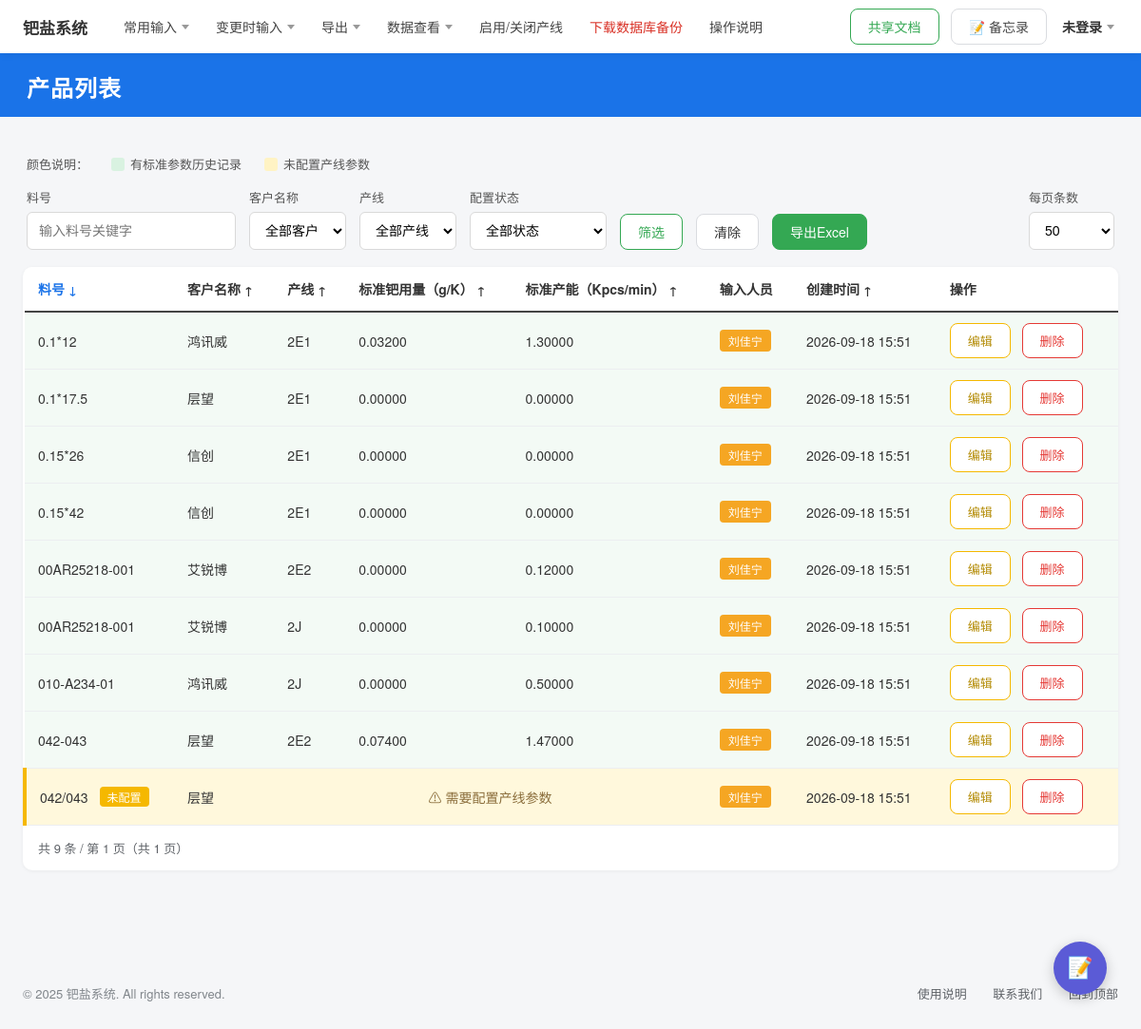
Screenshot of /products/ with the database file from the repository.
### palladium/models.py (models this page shows, shortened)
class Product(models.Model):
    part_no = models.CharField('料号', max_length=50, unique=True)
    customer = models.ForeignKey(
        Customer, on_delete=models.SET_NULL,
        null=True, blank=True, related_name='products', verbose_name='客户',
    )
    created_by = models.ForeignKey(
        settings.AUTH_USER_MODEL, on_delete=models.SET_NULL,
        null=True, blank=True, related_name='products', verbose_name='创建人',
    )
    created_at = models.DateTimeField('创建时间', auto_now_add=True)
    class Meta:
        ordering = ['-id']
        verbose_name = '产品料号'
        verbose_name_plural = '产品料号'

class Customer(models.Model):
    name = models.CharField('客户名称', max_length=100, unique=True)
    created_at = models.DateTimeField('创建时间', auto_now_add=True)
    class Meta:
        ordering = ['name']
        verbose_name = '客户'
        verbose_name_plural = '客户'

class ProductionLine(models.Model):
    name = models.CharField('产线名称', max_length=50)
    line_no = models.CharField('产线编号', max_length=50, blank=True, default='')
    floor = models.CharField('车间楼层', max_length=20, blank=True, default='')
    plating_type = models.ForeignKey(
        PlatingType, on_delete=models.SET_NULL,
        null=True, blank=True, related_name='lines', verbose_name='镀种',
    )
    is_active = models.BooleanField('是否启用', default=True)
    sort_order = models.IntegerField('排序', default=0)
    created_by = models.ForeignKey(
        settings.AUTH_USER_MODEL, on_delete=models.SET_NULL,
        null=True, blank=True, related_name='production_lines', verbose_name='创建人',
    )
    created_at = models.DateTimeField('创建时间', auto_now_add=True)
    class Meta:
        ordering = ['sort_order', 'id']
        verbose_name = '产线'
        verbose_name_plural = '产线'

### palladium/views.py (the view, shortened to what this page needs)
# urls.py: path('products/', views.product_list, name='product_list'),
def product_list(request):
    q = (request.GET.get('q') or '').strip()
    customer_id = request.GET.get('customer') or ''
    line_id = request.GET.get('line') or ''
    status = request.GET.get('status') or ''      # '' | configured | unconfigured
    sort = request.GET.get('sort') or 'part_no'
    direction = request.GET.get('dir') or 'asc'
    try:
        page_size = int(request.GET.get('page_size') or 50)
    except ValueError:
        page_size = 50
    page_size = min(max(page_size, 10), 200)
    page_no = max(int(request.GET.get('page') or 1), 1)
    products = Product.objects.select_related(
        'customer', 'created_by',
    ).prefetch_related('line_configs__line', 'param_histories')
    if q:
        products = products.filter(part_no__icontains=q)
    if customer_id.isdigit():
        products = products.filter(customer_id=int(customer_id))
    rows = []
    for p in products:
        configs = list(p.line_configs.all())
        has_history = len(p.param_histories.all()) > 0
        creator = p.created_by.username if p.created_by else ''
        chip = sum(map(ord, creator)) % 4 if creator else None
        if status == 'unconfigured' and configs:
            continue
        if status == 'configured' and not configs:
            continue
        if not configs:
            rows.append({
                'product_id': p.id, 'part_no': p.part_no,
                'customer_name': p.customer.name if p.customer else '',
                'config_id': None, 'line_id': None, 'line_name': '',
                'gold': '', 'capacity': '',
                'creator': creator, 'chip': chip, 'created_at': p.created_at,
                'has_history': has_history, 'unconfigured': True,
            })
            continue
        for c in configs:
            rows.append({
                'product_id': p.id, 'part_no': p.part_no,
                'customer_name': p.customer.name if p.customer else '',
                'config_id': c.id, 'line_id': c.line_id,
                'line_name': c.line.name,
                'gold': _fmt_num(c.std_gold_usage),
                'capacity': _fmt_num(c.std_capacity),
                'creator': creator, 'chip': chip, 'created_at': p.created_at,
                'has_history': has_history, 'unconfigured': False,
            })
    if line_id.isdigit():
        rows = [r for r in rows if r['line_id'] == int(line_id)]
    def _num(v):
        try:
            return float(v)
        except (TypeError, ValueError):
            return float('-inf') if v in ('', None) else 0
    sort_keys = {
        'part_no': lambda r: r['part_no'],
        'customer': lambda r: r['customer_name'],
        'line': lambda r: r['line_name'],
        'gold': lambda r: _num(r['gold']),
        'capacity': lambda r: _num(r['capacity']),
        'created_at': lambda r: r['created_at'],
    }
    rows.sort(key=sort_keys.get(sort, sort_keys['part_no']),
              reverse=(direction == 'desc'))
    def list_url(overrides):
        params = request.GET.copy()
        for k, v in overrides.items():
            if v is None:
                params.pop(k, None)
            else:
                params[k] = v
        qs = params.urlencode()
        return request.path + ('?' + qs if qs else '')
    sort_urls = {}
    for field in sort_keys:
        next_dir = 'desc' if (sort == field and direction == 'asc') else 'asc'
        sort_urls[field] = list_url({'sort': field, 'dir': next_dir, 'page': None})
    export_url = list_url({'export': '1'})
    clear_url = request.path
    paginator = Paginator(rows, page_size)
    page = paginator.get_page(page_no)
    def page_url(num):
        return list_url({'page': num})
    context = {
        'page_title': '料号列表',
        'customers': Customer.objects.all(),
        'lines': ProductionLine.objects.filter(is_active=True),
        'page_sizes': [10, 20, 50, 100],
        'q': q, 'customer_id': customer_id, 'line_id': line_id,
        'status': status, 'sort': sort, 'direction': direction,
        'page_size': page_size,
        'page_obj': page,
        'sort_urls': sort_urls,
        'export_url': export_url,
        'clear_url': clear_url,
        'page_size_url': list_url({'page': None}),
        'prev_url': page_url(page.previous_page_number()) if page.has_previous() else '',
        'next_url': page_url(page.next_page_number()) if page.has_next() else '',
    }
    return render(request, 'palladium/product_list.html', context)

### palladium/views.py (called while the page is built)
def _fmt_num(value, digits=5):
    try:
        return f'{float(value):.{digits}f}'
    except (TypeError, ValueError):
        return value or ''

### templates/palladium/product_list.html (shortened to what this page needs)
{% extends 'base.html' %}
{% load static %}
{% block extra_css %}
<link rel="stylesheet" href="{% static 'css/page-form.css' %}">
{% endblock %}
{% block page_body %}
<div class="page-banner">
    <h1>产品列表</h1>
</div>
<main class="content form-page" style="max-width:100%;">
    <div class="legend">
        <span>颜色说明：</span>
        <span><span class="swatch swatch-green"></span>有标准参数历史记录</span>
        <span><span class="swatch swatch-yellow"></span>未配置产线参数</span>
    </div>
    <form method="get" class="list-toolbar" id="filterForm">
        <div class="tool-item">
            <label>料号</label>
            <input type="text" name="q" value="{{ q }}" placeholder="输入料号关键字">
        </div>
        <div class="tool-item">
            <label>客户名称</label>
            <select name="customer">
                <option value="">全部客户</option>
            </select>
        </div>
        <div class="tool-item">
            <label>产线</label>
            <select name="line">
                <option value="">全部产线</option>
            </select>
        </div>
        <div class="tool-item">
            <label>配置状态</label>
            <select name="status">
                <option value="">全部状态</option>
            </select>
        </div>
        <button type="submit" class="btn btn-outline-green">筛选</button>
        <a class="btn" href="{{ clear_url }}">清除</a>
        <a class="btn btn-green" href="{{ export_url }}">导出Excel</a>
        <div class="tool-item tool-right">
            <label>每页条数</label>
            <select name="page_size" onchange="document.getElementById('filterForm').submit()">
                {% for size in page_sizes %}
                <option value="{{ size }}" {% if page_size == size %}selected{% endif %}>{{ size }}</option>
                {% endfor %}
            </select>
        </div>
    </form>
    <div class="table-wrap">
        <table class="list-table">
            <thead>
            <tr>
                {% with su=sort_urls.part_no %}
                <th><a href="{{ su }}" class="{% if sort == 'part_no' %}sorted{% endif %}">料号 <span class="arrow">{% if sort == 'part_no' %}{{ direction|yesno:"↓,↑" }}{% else %}↑{% endif %}</span></a></th>
                {% endwith %}
                <th><a href="{{ sort_urls.customer }}" class="{% if sort == 'customer' %}sorted{% endif %}">客户名称 <span class="arrow">{% if sort == 'customer' %}{{ direction|yesno:"↓,↑" }}{% else %}↑{% endif %}</span></a></th>
                <th><a href="{{ sort_urls.line }}" class="{% if sort == 'line' %}sorted{% endif %}">产线 <span class="arrow">{% if sort == 'line' %}{{ direction|yesno:"↓,↑" }}{% else %}↑{% endif %}</span></a></th>
                <th><a href="{{ sort_urls.gold }}" class="{% if sort == 'gold' %}sorted{% endif %}">标准钯用量（g/K） <span class="arrow">{% if sort == 'gold' %}{{ direction|yesno:"↓,↑" }}{% else %}↑{% endif %}</span></a></th>
                <th><a href="{{ sort_urls.capacity }}" class="{% if sort == 'capacity' %}sorted{% endif %}">标准产能（Kpcs/min） <span class="arrow">{% if sort == 'capacity' %}{{ direction|yesno:"↓,↑" }}{% else %}↑{% endif %}</span></a></th>
                <th>输入人员</th>
                <th><a href="{{ sort_urls.created_at }}" class="{% if sort == 'created_at' %}sorted{% endif %}">创建时间 <span class="arrow">{% if sort == 'created_at' %}{{ direction|yesno:"↓,↑" }}{% else %}↑{% endif %}</span></a></th>
                <th>操作</th>
            </tr>
            </thead>
            <tbody>
                {% for r in page_obj %}
                <tr class="{% if r.unconfigured %}row-unconfigured{% elif r.has_history %}row-history{% endif %}">
                    <td>
                        {{ r.part_no }}
                        {% if r.unconfigured %}<span class="badge-unset">未配置</span>{% endif %}
                    </td>
                    <td>{{ r.customer_name }}</td>
                    {% if r.unconfigured %}
                    <td colspan="3" class="warning-cell">⚠ 需要配置产线参数</td>
                    {% else %}
                    <td>{{ r.line_name }}</td>
                    <td>{{ r.gold }}</td>
                    <td>{{ r.capacity }}</td>
                    {% endif %}
                    <td>{% if r.creator %}<span class="chip chip-{{ r.chip }}">{{ r.creator }}</span>{% else %}—{% endif %}</td>
                    <td>{{ r.created_at|date:'Y-m-d H:i' }}</td>
                    <td class="action-cell">
                        <a class="btn btn-yellow-outline btn-sm" href="{% url 'palladium:product_edit' r.product_id %}">编辑</a>
                        <form method="post" action="{% url 'palladium:product_delete' r.product_id %}" class="inline-form"
                              data-confirm="{% if r.unconfigured %}确认删除料号 {{ r.part_no }}？{% else %}确认删除料号 {{ r.part_no }} 的产线 {{ r.line_name }} 配置？{% endif %}">
                            <button type="submit" class="btn btn-red-outline btn-sm">删除</button>
                        </form>
                    </td>
                </tr>
                {% empty %}
                <tr><td colspan="8" class="empty-cell">暂无数据</td></tr>
                {% endfor %}
            </tbody>
        </table>
        <div class="pagination">
            <span>共 {{ page_obj.paginator.count }} 条 / 第 {{ page_obj.number }} 页（共 {{ page_obj.paginator.num_pages }} 页）</span>
        </div>
    </div>
</main>
{% endblock %}

### templates/base.html (shortened to what this page needs)
{% load static %}
<!DOCTYPE html>
<html lang="zh-CN">
<head>
    <link rel="stylesheet" href="{% static 'css/base.css' %}">
    {% block extra_css %}{% endblock %}
</head>
<body>
<header class="navbar">
    <div class="navbar-inner">
        <a class="navbar-brand" href="{% url 'palladium:dashboard' %}">钯盐系统</a>
        <nav class="navbar-menu">
            <ul>
                <li class="has-dropdown">
                    <a href="javascript:void(0)">常用输入 <span class="caret"></span></a>
                </li>
                <li class="has-dropdown">
                    <a href="javascript:void(0)">变更时输入 <span class="caret"></span></a>
                </li>
                <li class="has-dropdown">
                    <a href="javascript:void(0)">导出 <span class="caret"></span></a>
                </li>
                <li class="has-dropdown">
                    <a href="javascript:void(0)">数据查看 <span class="caret"></span></a>
                </li>
                <li>
                    <a href="{% url 'palladium:placeholder' '启用/关闭产线' %}">启用/关闭产线</a>
                </li>
                <li>
                    <a class="nav-danger" href="{% url 'palladium:placeholder' '下载数据库备份' %}">下载数据库备份</a>
                </li>
                <li>
                    <a href="{% url 'palladium:placeholder' '操作说明' %}">操作说明</a>
                </li>
            </ul>
        </nav>
        <div class="navbar-right">
            <a class="btn btn-outline-green" href="{% url 'palladium:placeholder' '共享文档' %}">共享文档</a>
            <a class="btn btn-outline" href="{% url 'palladium:placeholder' '备忘录' %}">📝 备忘录</a>
            <div class="has-dropdown user-menu">
                <a href="javascript:void(0)">{% if user.is_authenticated %}{{ user.username }}{% else %}未登录{% endif %} <span class="caret"></span></a>
            </div>
        </div>
    </div>
</header>
{% block page_body %}{% endblock %}
<footer class="footer">
    <div>© 2025 钯盐系统. All rights reserved.</div>
    <div class="footer-links">
        <a href="{% url 'palladium:placeholder' '操作说明' %}">使用说明</a>
        <a href="{% url 'palladium:placeholder' '联系我们' %}">联系我们</a>
        <a href="javascript:void(0)" onclick="window.scrollTo({top:0,behavior:'smooth'})">回到顶部</a>
    </div>
</footer>
<button class="fab" title="备忘录" onclick="location.href='{% url 'palladium:placeholder' '备忘录' %}'">📝</button>
</body>
</html>

### static/css/base.css (style rules this page uses)
* { margin: 0; padding: 0; box-sizing: border-box; }
body { font-family: "Microsoft YaHei", "PingFang SC", "Helvetica Neue", Arial, sans-serif; font-size: 14px; color: #333; background: #f5f6f8; }
a { text-decoration: none; color: inherit; }
.navbar { background: #fff; box-shadow: 0 2px 8px rgba(0, 0, 0, 0.06); position: sticky; top: 0; z-index: 100; }
.navbar-inner { max-width: 1500px; margin: 0 auto; padding: 0 24px; height: 56px; display: flex; align-items: center; gap: 24px; }
.navbar-brand { font-size: 17px; font-weight: 700; white-space: nowrap; }
.navbar-menu ul { list-style: none; display: flex; align-items: center; }
.navbar-menu li { position: relative; }
.navbar-menu > ul > li > a { display: flex; align-items: center; padding: 18px 14px; font-size: 14px; color: #444; white-space: nowrap; }
.navbar-menu .nav-danger { color: #d93025 !important; }
.caret { display: inline-block; width: 0; height: 0; margin-left: 5px; border-left: 4px solid transparent; border-right: 4px solid transparent; border-top: 5px solid #999; }
.navbar-right { margin-left: auto; display: flex; align-items: center; gap: 12px; }
.user-menu > a { display: flex; align-items: center; padding: 8px 4px; font-weight: 600; }
.btn { display: inline-flex; align-items: center; justify-content: center; padding: 8px 18px; border: 1px solid #dadce0; border-radius: 8px; background: #fff; font-size: 14px; cursor: pointer; transition: all 0.15s; }
.btn-outline-green { border-color: #34a853; color: #34a853; background: #fff; }
.btn-outline { color: #444; }
.content { max-width: 1500px; margin: 0 auto; padding: 32px 24px 60px; }
.fab { position: fixed; right: 36px; bottom: 36px; width: 56px; height: 56px; border-radius: 50%; border: none; background: #5b5bd6; color: #fff; font-size: 22px; cursor: pointer; box-shadow: 0 4px 14px rgba(0, 0, 0, 0.2); z-index: 300; transition: transform 0.15s; }

### rows the page displays
Product: part_no "0.1*12", created_at "2026-09-18 15:51"
Customer: customer_name "鸿讯威" "鸿讯威"
ProductionLine: line_name "2E1" "2E1" "2E1" "2E1"
Product: part_no "0.1*17.5", created_at "2026-09-18 15:51"
Customer: customer_name "层望" "层望" "层望"
Product: part_no "0.15*26", created_at "2026-09-18 15:51"
Customer: customer_name "信创" "信创"
Product: part_no "0.15*42", created_at "2026-09-18 15:51"
Product: part_no "00AR25218-001" "00AR25218-001", created_at "2026-09-18 15:51" "2026-09-18 15:51"
Customer: customer_name "艾锐博" "艾锐博"
ProductionLine: line_name "2E2" "2E2"
ProductionLine: line_name "2J" "2J"
Product: part_no "010-A234-01", created_at "2026-09-18 15:51"
Product: part_no "042-043", created_at "2026-09-18 15:51"
Product: part_no "042/043", created_at "2026-09-18 15:51"

### other values shown
{{ direction|yesno:"↓,↑" }} "↓"
{{ r.gold }} "0.03200" "0.00000" "0.00000" "0.00000" "0.00000" "0.00000" "0.00000" "0.07400"
{{ r.capacity }} "1.30000" "0.00000" "0.00000" "0.00000" "0.12000" "0.10000" "0.50000" "1.47000"
{{ r.creator }} "刘佳宁" "刘佳宁" "刘佳宁" "刘佳宁" "刘佳宁" "刘佳宁" "刘佳宁" "刘佳宁" "刘佳宁"
{{ page_obj.paginator.count }} "9"
{{ page_obj.number }} "1"
{{ page_obj.paginator.num_pages }} "1"
form field page_size "50"
